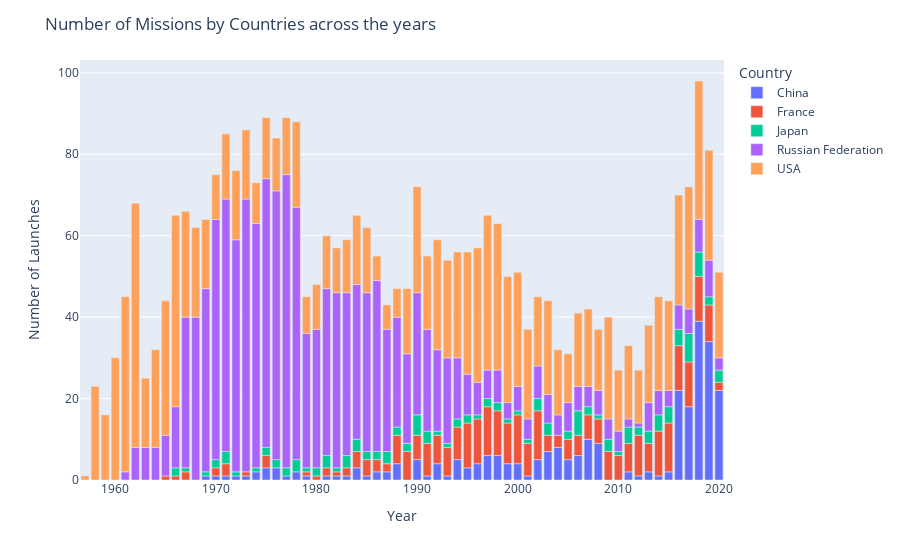

Source (notebook cell):
### Code cell
#Plotting the number of launches by country that took place over the years
chart_2 = px.bar(missions_2.reset_index(level=[0,1]), 
                 y="Location", 
                 x="Year", 
                 color="Country")
chart_2.update_layout(title="Number of Missions by Countries across the years",
                      yaxis_title="Number of Launches")
chart_2.show()

### Figure 1 — Plotly figure (JSON) as saved in the notebook; plotly's stock layout.template omitted (floating-point values rounded to 4 significant figures)
{"data": [{"alignmentgroup": "True", "hovertemplate": "Country=China<br>Year=%{x}<br>Location=%{y}<extra></extra>", "legendgroup": "China", "marker": {"color": "#636efa", "pattern": {"shape": ""}}, "name": "China", "offsetgroup": "China", "orientation": "v", "showlegend": true, "textposition": "auto", "type": "bar", "x": [1969, 1970, 1971, 1972, 1973, 1974, 1975, 1976, 1977, 1978, 1979, 1981, 1982, 1983, 1984, 1985, 1986, 1987, 1988, 1990, 1991, 1992, 1993, 1994, 1995, 1996, 1997, 1998, 1999, 2000, 2001, 2002, 2003, 2004, 2005, 2006, 2007, 2008, 2011, 2012, 2013, 2014, 2015, 2016, 2017, 2018, 2019, 2020], "xaxis": "x", "y": [1, 1, 1, 1, 1, 2, 3, 3, 1, 2, 1, 1, 1, 1, 3, 1, 2, 2, 4, 5, 1, 4, 1, 5, 3, 4, 6, 6, 4, 4, 1, 5, 7, 8, 5, 6, 10, 9, 2, 1, 2, 1, 2, 22, 18, 39, 34, 22], "yaxis": "y"}, {"alignmentgroup": "True", "hovertemplate": "Country=France<br>Year=%{x}<br>Location=%{y}<extra></extra>", "legendgroup": "France", "marker": {"color": "#EF553B", "pattern": {"shape": ""}}, "name": "France", "offsetgroup": "France", "orientation": "v", "showlegend": true, "textposition": "auto", "type": "bar", "x": [1965, 1966, 1967, 1970, 1971, 1973, 1975, 1979, 1980, 1981, 1982, 1983, 1984, 1985, 1986, 1987, 1988, 1989, 1990, 1991, 1992, 1993, 1994, 1995, 1996, 1997, 1998, 1999, 2000, 2001, 2002, 2003, 2004, 2005, 2006, 2007, 2008, 2009, 2010, 2011, 2012, 2013, 2014, 2015, 2016, 2017, 2018, 2019, 2020], "xaxis": "x", "y": [1, 1, 2, 2, 3, 1, 3, 1, 1, 2, 1, 2, 4, 4, 3, 2, 7, 7, 6, 8, 7, 7, 8, 11, 11, 12, 11, 10, 12, 8, 12, 4, 3, 5, 5, 6, 6, 7, 6, 7, 10, 7, 11, 12, 11, 11, 11, 9, 2], "yaxis": "y"}, {"alignmentgroup": "True", "hovertemplate": "Country=Japan<br>Year=%{x}<br>Location=%{y}<extra></extra>", "legendgroup": "Japan", "marker": {"color": "#00cc96", "pattern": {"shape": ""}}, "name": "Japan", "offsetgroup": "Japan", "orientation": "v", "showlegend": true, "textposition": "auto", "type": "bar", "x": [1966, 1967, 1969, 1970, 1971, 1972, 1974, 1975, 1976, 1977, 1978, 1979, 1980, 1981, 1982, 1983, 1984, 1985, 1986, 1987, 1988, 1989, 1990, 1991, 1992, 1993, 1994, 1995, 1996, 1997, 1998, 1999, 2000, 2001, 2002, 2003, 2005, 2006, 2007, 2008, 2009, 2010, 2011, 2012, 2013, 2014, 2015, 2016, 2017, 2018, 2019, 2020], "xaxis": "x", "y": [2, 1, 1, 2, 3, 1, 1, 2, 2, 2, 3, 1, 2, 3, 1, 3, 3, 2, 2, 3, 2, 2, 5, 3, 1, 1, 2, 2, 1, 2, 2, 1, 1, 1, 3, 3, 2, 6, 2, 1, 3, 1, 4, 2, 3, 4, 4, 4, 7, 6, 2, 3], "yaxis": "y"}, {"alignmentgroup": "True", "hovertemplate": "Country=Russian Federation<br>Year=%{x}<br>Location=%{y}<extra></extra>", "legendgroup": "Russian Federation", "marker": {"color": "#ab63fa", "pattern": {"shape": ""}}, "name": "Russian Federation", "offsetgroup": "Russian Federation", "orientation": "v", "showlegend": true, "textposition": "auto", "type": "bar", "x": [1961, 1962, 1963, 1964, 1965, 1966, 1967, 1968, 1969, 1970, 1971, 1972, 1973, 1974, 1975, 1976, 1977, 1978, 1979, 1980, 1981, 1982, 1983, 1984, 1985, 1986, 1987, 1988, 1989, 1990, 1991, 1992, 1993, 1994, 1995, 1996, 1997, 1998, 1999, 2000, 2001, 2002, 2003, 2004, 2005, 2006, 2007, 2008, 2009, 2010, 2011, 2012, 2013, 2014, 2015, 2016, 2017, 2018, 2019, 2020], "xaxis": "x", "y": [2, 8, 8, 8, 10, 15, 37, 40, 45, 59, 62, 57, 67, 60, 66, 66, 72, 62, 33, 34, 41, 43, 40, 38, 39, 42, 30, 27, 22, 30, 25, 20, 21, 15, 10, 8, 7, 8, 4, 6, 5, 8, 7, 5, 7, 6, 5, 6, 5, 5, 2, 1, 7, 6, 4, 6, 6, 8, 9, 3], "yaxis": "y"}, {"alignmentgroup": "True", "hovertemplate": "Country=USA<br>Year=%{x}<br>Location=%{y}<extra></extra>", "legendgroup": "USA", "marker": {"color": "#FFA15A", "pattern": {"shape": ""}}, "name": "USA", "offsetgroup": "USA", "orientation": "v", "showlegend": true, "textposition": "auto", "type": "bar", "x": [1957, 1958, 1959, 1960, 1961, 1962, 1963, 1964, 1965, 1966, 1967, 1968, 1969, 1970, 1971, 1972, 1973, 1974, 1975, 1976, 1977, 1978, 1979, 1980, 1981, 1982, 1983, 1984, 1985, 1986, 1987, 1988, 1989, 1990, 1991, 1992, 1993, 1994, 1995, 1996, 1997, 1998, 1999, 2000, 2001, 2002, 2003, 2004, 2005, 2006, 2007, 2008, 2009, 2010, 2011, 2012, 2013, 2014, 2015, 2016, 2017, 2018, 2019, 2020], "xaxis": "x", "y": [1, 23, 16, 30, 43, 60, 17, 24, 33, 47, 26, 22, 17, 11, 16, 17, 17, 10, 15, 13, 14, 21, 9, 11, 13, 11, 13, 17, 16, 6, 6, 7, 16, 26, 18, 27, 24, 26, 30, 33, 38, 36, 31, 28, 22, 17, 23, 16, 12, 18, 19, 15, 25, 15, 18, 13, 19, 23, 22, 27, 30, 34, 27, 21], "yaxis": "y"}], "layout": {"barmode": "relative", "legend": {"title": {"text": "Country"}, "tracegroupgap": 0}, "margin": {"t": 60}, "title": {"text": "Number of Missions by Countries across the years"}, "xaxis": {"anchor": "y", "domain": [0, 1], "title": {"text": "Year"}}, "yaxis": {"anchor": "x", "domain": [0, 1], "title": {"text": "Number of Launches"}}}}
